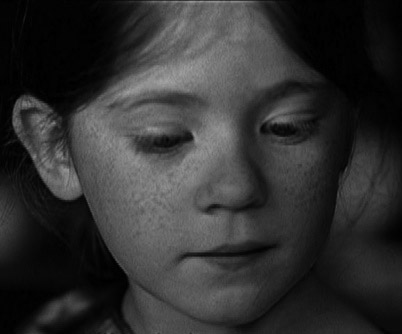
#> input picture data/img3.jpg, 402 x 334 px, found by its file name
$ python cv_gray_hist.py
#> lines starting #> are read from the running program, lines starting #| are printed output that depends on the picture; after the words box and inside, x2 and y2 are one past the last pixel; in counts of white or black regions, pixels touching at a corner belong together
import numpy as np
import matplotlib.pyplot as plt
import cv2 as cv


def histplt(pixelSequence,numberBins):
    histogram,bins,patch=plt.hist(pixelSequence,numberBins,facecolor='black',histtype='bar')
    plt.xlabel(u"gray Label")
    plt.ylabel(u"number of pixels")
    y_maxValue=np.max(histogram)
    plt.axis([0,255,0,y_maxValue])
    plt.show()

if __name__=="__main__":
    image=cv.imread("/Users/admin/Desktop/CL/Python/data/img3.jpg")
#> image is the input picture: shape (334, 402, 3); min 0, max 165, mean 49
    rows,cols=image.shape[:2]
#> rows = 334; cols = 402
    pixelSequence=image.reshape([rows*cols,-1])
    numberBins=256
    histplt(pixelSequence,numberBins)
#> in histplt, `histogram,bins,patch=plt.hist(pixelSequence,numberBins,facecolor='blac..`: bins = 257 values from 0 to 165; patch = 3 items
#> in histplt, `y_maxValue=np.max(histogram)`: y_maxValue = 7333
#> in histplt, `plt.show()`:
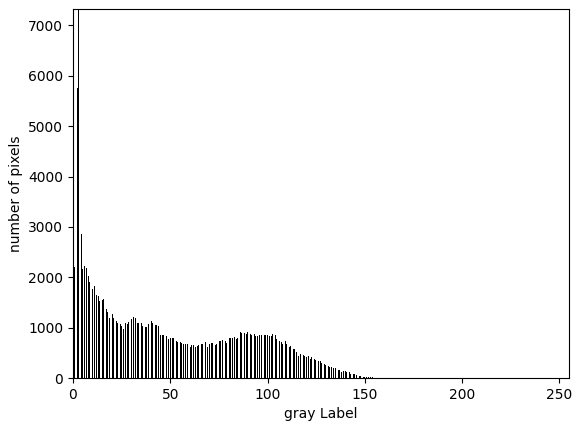
#> figure drawn by matplotlib, 1 panel; tallest bar 7333 high, from x = 2.64 to 2.81; tallest bar 7333 high, from x = 2.81 to 2.99; tallest bar 7333 high, from x = 2.99 to 3.16
    #线性变换
    a=2
    Output=float(a)*image
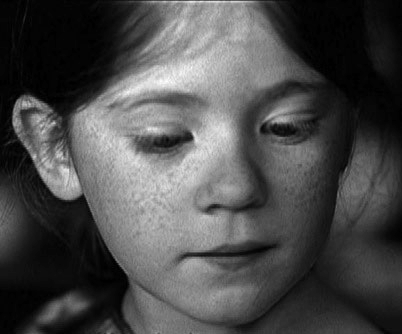
#> Output: shape (334, 402, 3) float64; min 0, max 330, mean 98; drawn with min black and max white
    Output[Output>255]=255
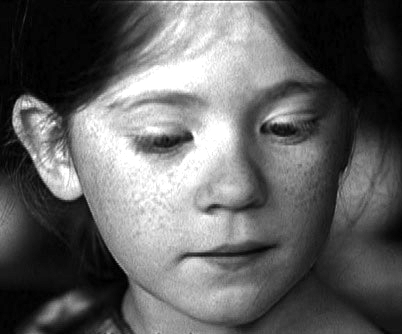
#> Output: shape (334, 402, 3) float64; 2.64% of pixels changed, all inside (x1, y1, x2, y2) = (34, 1, 240, 205)
    Output=np.round(Output)
    Output=Output.astype(np.uint8)
    cv.imshow("image",image)
    cv.imshow("Output_linear",Output)
    #正规化
    Imax=np.max(image)
#> Imax = 165
    Imin=np.min(image)
#> Imin = 0
    Omin,Omax=0,255
    a=(float)(Omax-Omin)/(Imax-Imin)
#> a = 1.55
    b=Omin-a*Imin
#> b = 0
    Output=a*image+b
    Output=Output.astype(np.uint8)
    cv.imshow("Output_normalization",Output)
    #normalize函数正规化
    dst=image
    dst=cv.normalize(image,dst,255,0,cv.NORM_MINMAX,cv.CV_8U)
    cv.imshow("dst",dst)

    cv.waitKey(0)#按任意键退出
    cv.destroyAllWindows()

$ run again, with data/img2.jpg copied over data/img3.jpg
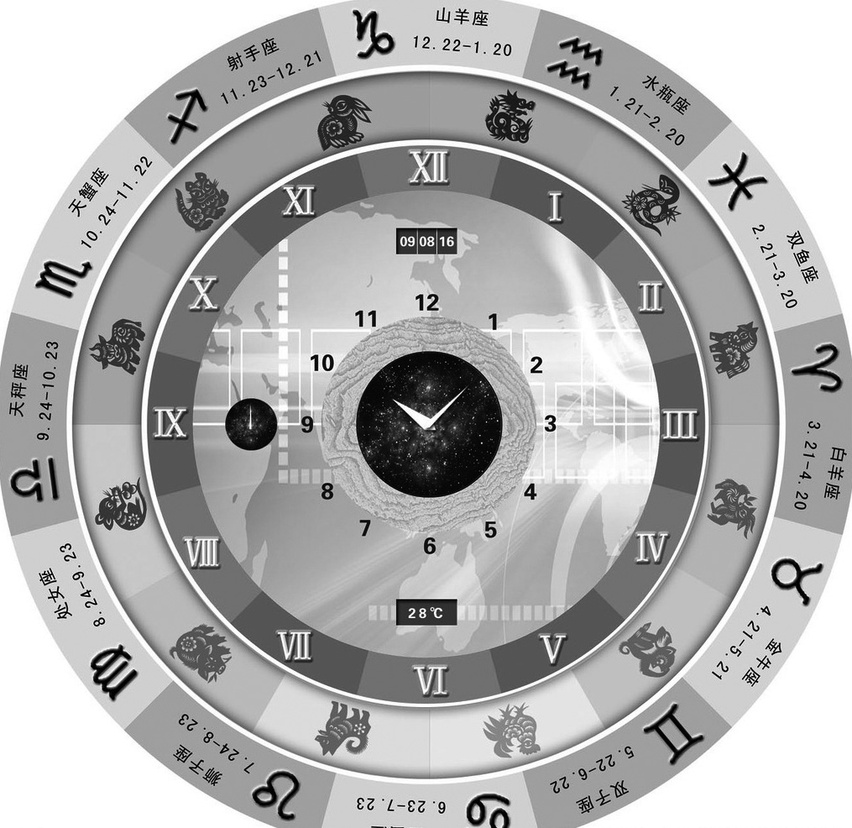
#> input picture data/img2.jpg, 852 x 828 px, shrunk from 1015 x 986 before the run, found by its file name
#> image is the input picture: shape (828, 852, 3); min 0, max 255, mean 176.1
#> bins = 257 values from 0 to 255; patch = 3 items
#> y_maxValue = 124955
#> in histplt, `plt.show()`:
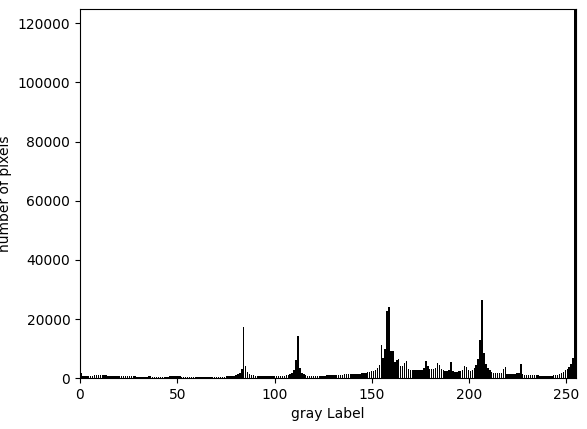
#> figure drawn by matplotlib, 1 panel; tallest bar 124955 high, from x = 254.1 to 254.4; tallest bar 124955 high, from x = 254.4 to 254.6; tallest bar 124955 high, from x = 254.6 to 254.9
#> `Output[Output>255]=255`:
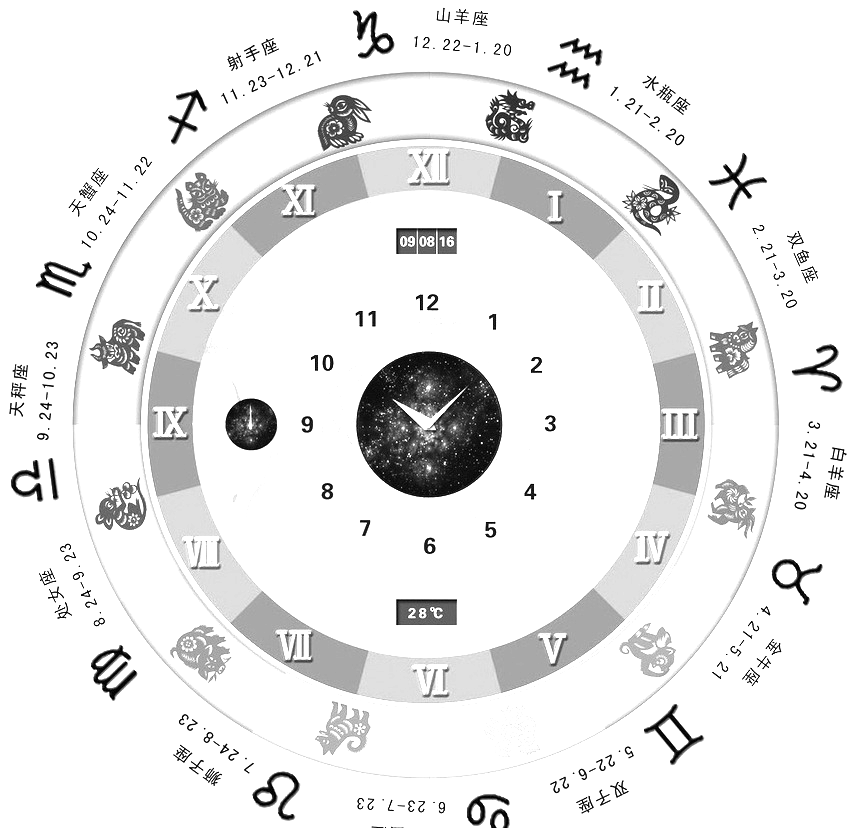
#> Output: shape (828, 852, 3) float64; min 0, max 255, mean 234.5
#> Imax = 255
#> Imin = 0
#> a = 1
#> b = 0
